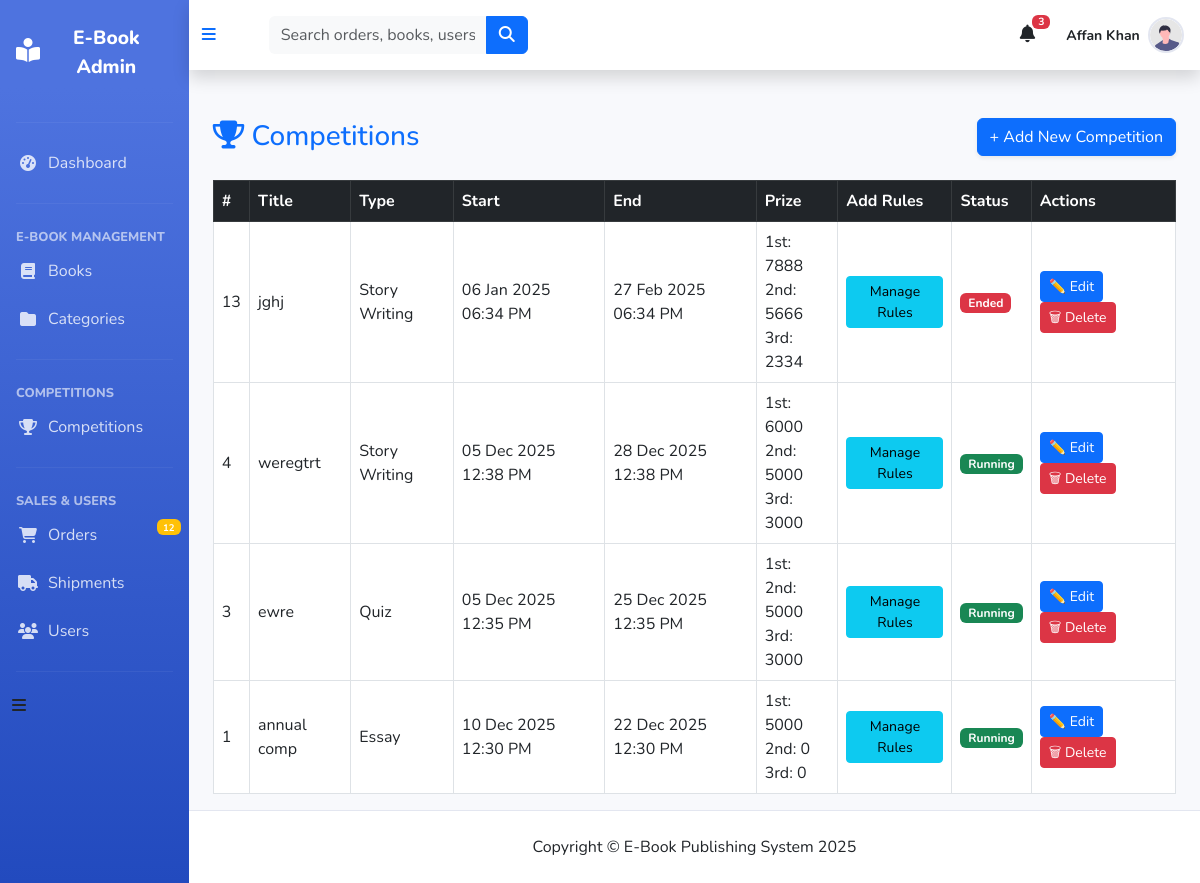
Screenshot of /admin_panel/competition_list.php (signed in) with the database file from the repository.
### tables this page shows
CREATE TABLE `competitions` (
  `id` int(11) NOT NULL,
  `title` varchar(255) DEFAULT NULL,
  `type` varchar(100) NOT NULL,
  `start_datetime` datetime DEFAULT NULL,
  `end_datetime` datetime DEFAULT NULL,
  `description` text DEFAULT NULL,
  `image` varchar(255) DEFAULT NULL,
  `first_prize` varchar(255) DEFAULT NULL,
  `second_prize` varchar(100) DEFAULT NULL,
  `third_prize` varchar(100) DEFAULT NULL,
  `created_at` timestamp NOT NULL DEFAULT current_timestamp(),
  `max_participants` int(11) DEFAULT 100,
  `timer_duration` int(11) DEFAULT 0 COMMENT 'For essay: 3 hours in minutes (180)',
  `winner_user_id` int(11) DEFAULT NULL,
  `winner_announced_date` date DEFAULT NULL
);

### admin_panel/competition_list.php (the view, shortened to what this page needs)
<?php
include('includes/nav.php');
$sql = "SELECT * FROM competitions ORDER BY id DESC";
$res = mysqli_query($con, $sql);
?>
<div class="container-fluid pt-4 px-4">
    <div class="d-flex justify-content-between align-items-center mb-4">
        <h3 class="text-primary mb-0"><i class="fa fa-trophy"></i> Competitions</h3>
        <button class="btn btn-primary shadow-sm" data-toggle="modal" data-target="#addCompetitionModal">
            + Add New Competition
        </button>
    </div>
    <div class="table-responsive">
        <table class="table table-bordered table-hover align-middle">
            <thead class="table-dark">
                <tr>
                    <th>#</th>
                    <th>Title</th>
                    <th>Type</th>
                    <th>Start</th>
                    <th>End</th>
                    <th>Prize</th>
                    <th>Add Rules</th>
                    <th>Status</th>
                    <th width="15%">Actions</th>
                </tr>
            </thead>
            <tbody>
                <?php
                if(mysqli_num_rows($res) == 0){
                    echo "<tr><td colspan='7' class='text-center text-muted'>No competitions found.</td></tr>";
                } else {
                    while($row = mysqli_fetch_assoc($res)){
                        $now = date("Y-m-d H:i:s");
                        $start = $row['start_datetime'];
                        $end   = $row['end_datetime'];
                if ($now < $start) {
                    $status = "<span class='badge bg-primary'>Upcoming</span>";
                }
                elseif ($now >= $start && $now <= $end) {
                    $status = "<span class='badge bg-success'>Running</span>";
                }
                else {
                    $status = "<span class='badge bg-danger'>Ended</span>";
                }
                ?>
                <tr>
                    <td><?= $row['id'] ?></td>
                    <td><?= $row['title'] ?></td>
                    <td><?= $row['type'] ?></td>
                    <td><?= date("d M Y h:i A", strtotime($row['start_datetime'])) ?></td>
                    <td><?= date("d M Y h:i A", strtotime($row['end_datetime'])) ?></td>
                    <td>
                        1st: <?= $row['first_prize'] ?><br>
                        2nd: <?= $row['second_prize'] ?><br>
                        3rd: <?= $row['third_prize'] ?>
                    </td>
                    <td>
                        <a href="manage_rules.php?competition_id=<?= $row['id'] ?>" class="btn btn-sm btn-info">
                            Manage Rules
                        </a>
                    </td>
                    <td><?= $status ?></td>
                    <td>
                        <a href="#" class="btn btn-primary btn-sm editBtn" data-id="<?= $row['id']; ?>"
                            data-title="<?= $row['title']; ?>" data-type="<?= $row['type']; ?>"
                            data-start="<?= $row['start_datetime']; ?>" data-end="<?= $row['end_datetime']; ?>"
                            data-desc="<?= htmlspecialchars($row['description']); ?>"
                            data-first="<?= $row['first_prize']; ?>" data-second="<?= $row['second_prize']; ?>"
                            data-third="<?= $row['third_prize']; ?>" data-bs-toggle="modal"
                            data-bs-target="#editCompetitionModal">
                            ✏️ Edit
                        </a>
                        <a href="delete_competition.php?id=<?= $row['id'] ?>" class="btn btn-sm btn-danger"
                            onclick="return confirm('Delete this competition?')">🗑 Delete</a>
                    </td>
                </tr>
                <?php }} ?>
            </tbody>
        </table>
    </div>
</div>
<?php include('includes/footer.php'); ?>

### admin_panel/includes/nav.php (style rules this page uses)
:root { --primary: #4e73df; --primary-dark: #224abe; --gray-100: #f8f9fc; --gray-600: #858796; }
body { font-family: 'Nunito', sans-serif; background-color: var(--gray-100); padding-top: 0; }

### rows the page displays
competitions: id "13", title "jghj", type "Story Writing", start_datetime "06 Jan 2025 06:34 PM", end_datetime "27 Feb 2025 06:34 PM", first_prize "7888", second_prize "5666", third_prize "2334", shows "Ended"
competitions: id "4", title "weregtrt", type "Story Writing", start_datetime "05 Dec 2025 12:38 PM", end_datetime "28 Dec 2025 12:38 PM", first_prize "6000", second_prize "5000", third_prize "3000", shows "Running"
competitions: id "3", title "ewre", type "Quiz", start_datetime "05 Dec 2025 12:35 PM", end_datetime "25 Dec 2025 12:35 PM", second_prize "5000", third_prize "3000", shows "Running"
competitions: id "1", title "annual comp", type "Essay", start_datetime "10 Dec 2025 12:30 PM", end_datetime "22 Dec 2025 12:30 PM", first_prize "5000", second_prize "0", third_prize "0", shows "Running"

### other values shown
$admin_name "Affan Khan"
